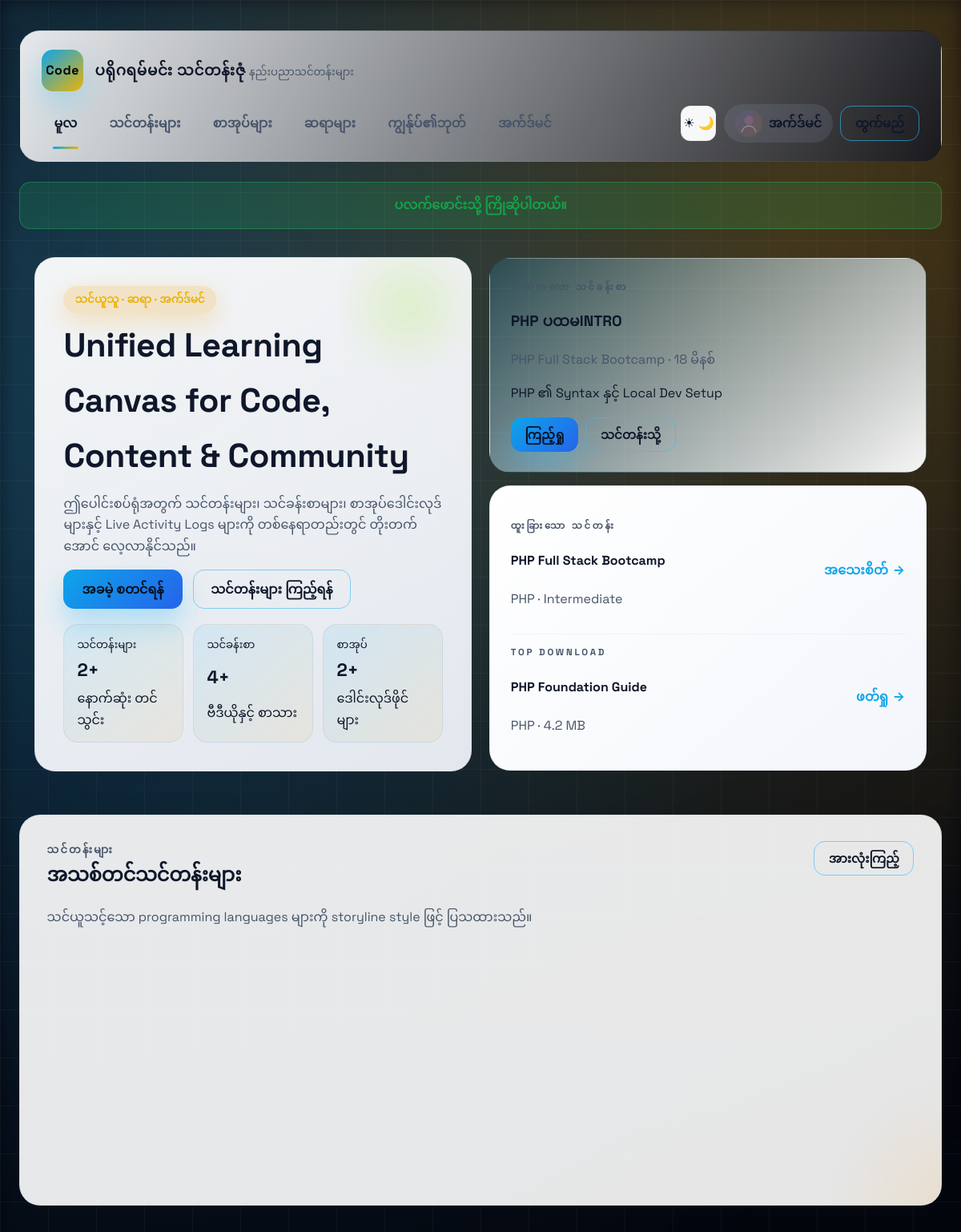
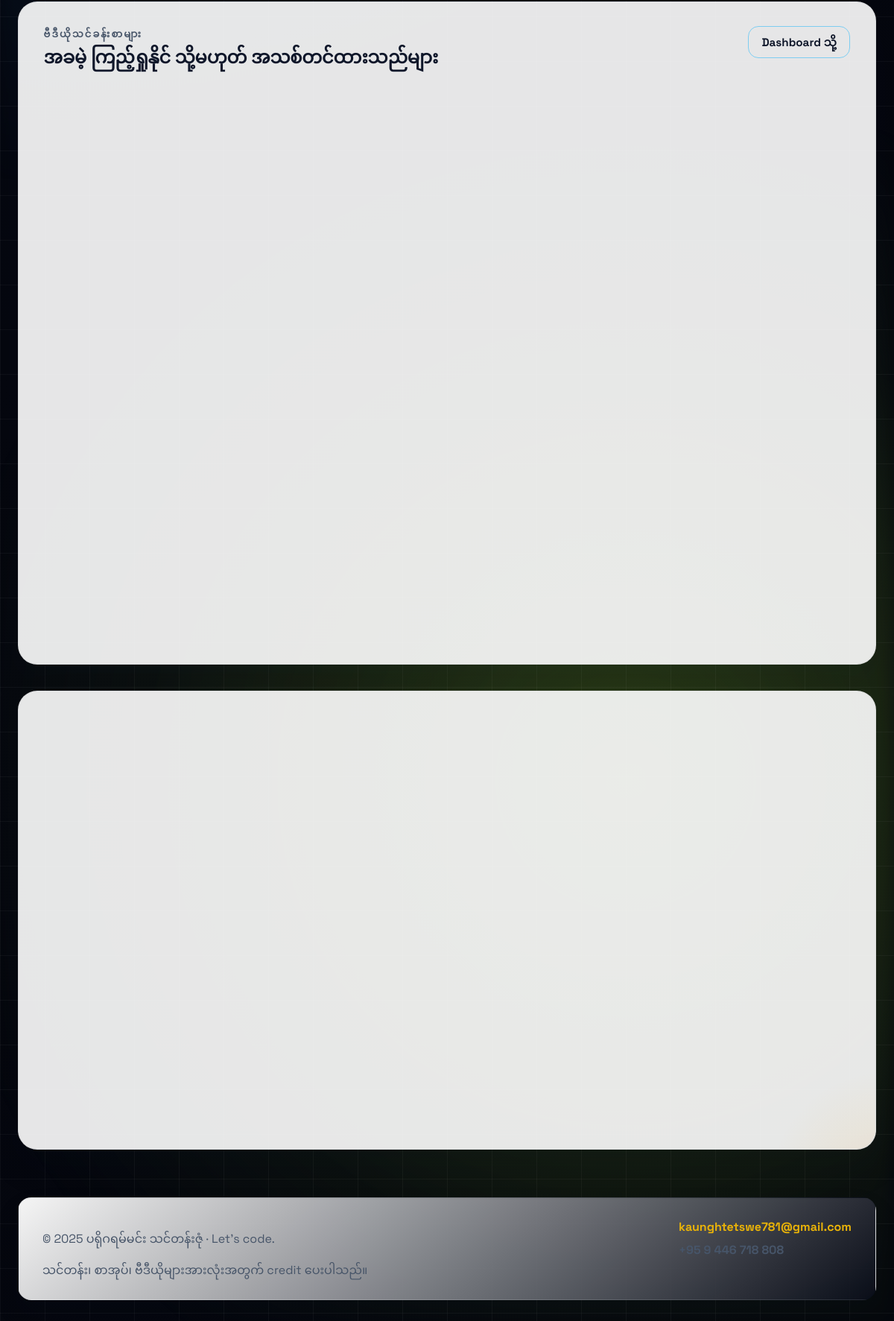
The page / (signed in) on the database its author committed (2 pictures, top to bottom).
### tables this page shows
CREATE TABLE IF NOT EXISTS users (
    id INT AUTO_INCREMENT PRIMARY KEY,
    name VARCHAR(120) NOT NULL,
    email VARCHAR(160) NOT NULL UNIQUE,
    password_hash VARCHAR(255) NOT NULL,
    avatar_path VARCHAR(255) DEFAULT NULL,
    role ENUM('student', 'instructor', 'admin') NOT NULL DEFAULT 'student',
    created_at TIMESTAMP DEFAULT CURRENT_TIMESTAMP
);

CREATE TABLE IF NOT EXISTS lessons (
    id INT AUTO_INCREMENT PRIMARY KEY,
    course_id INT NOT NULL,
    title VARCHAR(200) NOT NULL,
    summary TEXT,
    video_url VARCHAR(255) NOT NULL,
    video_file_path VARCHAR(255) NOT NULL,
    poster_url VARCHAR(255),
    duration_minutes INT DEFAULT 15,
    position INT DEFAULT 1,
    is_free TINYINT(1) DEFAULT 0,
    created_at TIMESTAMP DEFAULT CURRENT_TIMESTAMP,
    FOREIGN KEY (course_id) REFERENCES courses(id) ON DELETE CASCADE
);

CREATE TABLE IF NOT EXISTS courses (
    id INT AUTO_INCREMENT PRIMARY KEY,
    instructor_id INT NULL,
    language VARCHAR(80) NOT NULL,
    title VARCHAR(180) NOT NULL,
    description TEXT,
    level VARCHAR(50) DEFAULT 'Beginner',
    duration_weeks INT DEFAULT 6,
    price INT DEFAULT 0,
    created_at TIMESTAMP DEFAULT CURRENT_TIMESTAMP,
    FOREIGN KEY (instructor_id) REFERENCES instructors(id) ON DELETE SET NULL
);

CREATE TABLE IF NOT EXISTS books (
    id INT AUTO_INCREMENT PRIMARY KEY,
    title VARCHAR(200) NOT NULL,
    language VARCHAR(80) NOT NULL,
    description TEXT,
    file_path VARCHAR(255) NOT NULL,
    file_size VARCHAR(20) NOT NULL,
    cover_path VARCHAR(255) DEFAULT NULL,
    instructor_id INT NULL,
    created_at TIMESTAMP DEFAULT CURRENT_TIMESTAMP
    ,
    FOREIGN KEY (instructor_id) REFERENCES instructors(id) ON DELETE SET NULL
);

### includes/functions.php (called while the page is built, shortened)
<?php
function current_user(PDO $pdo): ?array
{
    static $cachedUser = null;
    if ($cachedUser && $cachedUser['id'] === $_SESSION['user_id']) {
        return $cachedUser;
    }
    $stmt = $pdo->prepare('SELECT * FROM users WHERE id = ? LIMIT 1');
    $stmt->execute([$_SESSION['user_id']]);
    $cachedUser = $stmt->fetch() ?: null;
    return $cachedUser;
}
function is_admin(PDO $pdo): bool
{
    $user = current_user($pdo);
    return $user && $user['role'] === 'admin';
}
function avatar_url(?array $user): string
{
    return 'assets/images/avatar-placeholder.svg';
}
function h(string $text): string
{
    return htmlspecialchars($text, ENT_QUOTES, 'UTF-8');
}
function get_flash(string $key): ?string
{
    if (!empty($_SESSION['flash'][$key])) {
        $message = $_SESSION['flash'][$key];
        return $message;
    }
    return null;
}
function excerpt(string $text, int $limit = 120): string
{
    $text = trim($text);
    if (function_exists('mb_strimwidth')) {
        return mb_strimwidth($text, 0, $limit, '...');
    }
    return strlen($text) > $limit ? substr($text, 0, $limit - 3) . '...' : $text;
}

### index.php (the view, shortened to what this page needs)
<?php
require __DIR__ . '/partials/header.php';
try {
    $courseStmt = $pdo->query('SELECT id, language, title, level, price FROM courses ORDER BY created_at DESC LIMIT 3');
    $courses = $courseStmt->fetchAll() ?: [];
} catch (PDOException $e) {
    $courses = [];
}
try {
    $bookStmt = $pdo->query('SELECT id, title, language, file_size FROM books ORDER BY created_at DESC LIMIT 3');
    $books = $bookStmt->fetchAll() ?: [];
} catch (PDOException $e) {
    $books = [];
}
try {
    $lessonStmt = $pdo->query('
        SELECT l.id, l.course_id, l.title, l.summary, l.duration_minutes, l.is_free, c.title AS course_title
        FROM lessons l
        JOIN courses c ON c.id = l.course_id
        ORDER BY l.created_at DESC, l.position ASC
        LIMIT 4
    ');
    $lessons = $lessonStmt->fetchAll() ?: [];
} catch (PDOException $e) {
    $lessons = [];
}
$featuredCourse = $courses[0] ?? null;
$featuredLesson = $lessons[0] ?? null;
$featuredBook = $books[0] ?? null;
?>
<section class="hero hero-grid">
    <div class="hero-lede reveal show">
        <span class="pill pill-glow">သင်ယူသူ · ဆရာ · အက်ဒ်မင်</span>
        <h1>Unified Learning Canvas for Code, Content & Community</h1>
        <p>ဤပေါင်းစပ်ရုံအတွက် သင်တန်းများ၊ သင်ခန်းစာများ၊ စာအုပ်ဒေါင်းလုဒ်များနှင့် Live Activity Logs များကို တစ်နေရာတည်းတွင် တိုးတက်အောင် လေ့လာနိုင်သည်။</p>
        <div class="cta-row">
            <a href="register.php" class="btn">အခမဲ့ စတင်ရန်</a>
            <a href="courses.php" class="btn-ghost">သင်တန်းများ ကြည့်ရန်</a>
        </div>
        <div class="hero-stats">
            <div class="stat-bubble">
                <small>သင်တန်းများ</small>
                <strong><?= count($courses); ?>+</strong>
                <span>နောက်ဆုံး တင်သွင်း</span>
            </div>
            <div class="stat-bubble">
                <small>သင်ခန်းစာ</small>
                <strong><?= count($lessons); ?>+</strong>
                <span>ဗီဒီယိုနှင့် စာသား</span>
            </div>
            <div class="stat-bubble">
                <small>စာအုပ်</small>
                <strong><?= count($books); ?>+</strong>
                <span>ဒေါင်းလုဒ်ဖိုင်များ</span>
            </div>
        </div>
    </div>
    <div class="hero-stack reveal show">
        <div class="panel-card panel-highlight">
            <div class="panel-label">လတ်တလော သင်ခန်းစာ</div>
            <?php if ($featuredLesson): ?>
                <h3><?= h($featuredLesson['title']); ?></h3>
                <p class="muted-text"><?= h($featuredLesson['course_title']); ?> · <?= h($featuredLesson['duration_minutes']); ?> မိနစ်</p>
                <p><?= h(excerpt($featuredLesson['summary'] ?? '', 110)); ?></p>
                <div class="panel-actions">
                    <a class="btn btn-small" href="watch_lesson.php?id=<?= $featuredLesson['id']; ?>">ကြည့်ရှု</a>
                    <a class="btn-ghost btn-small" href="course.php?id=<?= $featuredLesson['course_id']; ?>">သင်တန်းသို့</a>
                </div>
            <?php else: ?>
                <h3>သင်ခန်းစာများ မရှိသေးပါ</h3>
                <p class="muted-text">schema.sql အတိုင်း ထည့်သွင်းပြီး စတင်ပါ။</p>
            <?php endif; ?>
        </div>
        <div class="panel-card panel-compact">
            <div class="panel-row">
                <div>
                    <div class="panel-label">ထူးခြားသော သင်တန်း</div>
                    <h4><?= $featuredCourse ? h($featuredCourse['title']) : 'သင်တန်း ထည့်ရန်'; ?></h4>
                    <p class="muted-text"><?= $featuredCourse ? h($featuredCourse['language'] . ' · ' . $featuredCourse['level']) : 'admin panel မှ ထည့်သွင်းပါ'; ?></p>
                </div>
                <?php if ($featuredCourse): ?>
                    <a class="chip-link" href="course.php?id=<?= $featuredCourse['id']; ?>">အသေးစိတ်</a>
                <?php else: ?>
                    <a class="chip-link" href="admin.php">ထည့်သွင်း</a>
                <?php endif; ?>
            </div>
            <div class="panel-row">
                <div>
                    <div class="panel-label">Top Download</div>
                    <h4><?= $featuredBook ? h($featuredBook['title']) : 'စာအုပ်မရှိသေး'; ?></h4>
                    <p class="muted-text"><?= $featuredBook ? h($featuredBook['language'] . ' · ' . $featuredBook['file_size'] . ' MB') : 'books table ထည့်ပါ'; ?></p>
                </div>
                <a class="chip-link" href="books.php">ဖတ်ရှု</a>
            </div>
        </div>
    </div>
</section>
<section class="section">
    <div class="section-header">
        <div>
            <div class="eyebrow">သင်တန်းများ</div>
            <h2>အသစ်တင်သင်တန်းများ</h2>
            <p class="muted-text">သင်ယူသင့်သော programming languages များကို storyline style ဖြင့် ပြသထားသည်။</p>
        </div>
        <a href="courses.php" class="btn-ghost btn-small">အားလုံးကြည့်</a>
    </div>
    <div class="cards">
    </div>
</section>
<section class="section">
    <div class="section-header">
        <div>
            <div class="eyebrow">ဗီဒီယိုသင်ခန်းစာများ</div>
            <h2>အခမဲ့ ကြည့်ရှုနိုင် သို့မဟုတ် အသစ်တင်ထားသည်များ</h2>
        </div>
        <a href="dashboard.php" class="btn-ghost btn-small">Dashboard သို့</a>
    </div>
    <div class="cards">
    </div>
</section>
<section class="section">
    <div class="two-column">
    </div>
</section>
<?php require __DIR__ . '/partials/footer.php'; ?>

### partials/header.php (shortened to what this page needs)
<?php
require_once __DIR__ . '/../includes/functions.php';
$currentUser = current_user($pdo);
$flashSuccess = get_flash('success');
?>
<!DOCTYPE html>
<html lang="my">
<head>
    <link rel="stylesheet" href="assets/css/style.css?v=3">
</head>
<body data-theme="dark">
<div class="site-shell">
    <header class="site-header">
        <a class="brand" href="index.php">
            <span class="brand-badge">Code</span>
            <div class="brand-meta">
                <strong><?= APP_TITLE; ?></strong>
                <small>နည်းပညာသင်တန်းများ</small>
            </div>
        </a>
        <nav class="main-nav">
            <div class="nav-links">
                <a href="index.php"<?= basename($_SERVER['PHP_SELF']) === 'index.php' ? ' class="active"' : ''; ?>>မူလ</a>
                <a href="courses.php"<?= basename($_SERVER['PHP_SELF']) === 'courses.php' ? ' class="active"' : ''; ?>>သင်တန်းများ</a>
                <a href="books.php"<?= basename($_SERVER['PHP_SELF']) === 'books.php' ? ' class="active"' : ''; ?>>စာအုပ်များ</a>
                <a href="instructors.php"<?= basename($_SERVER['PHP_SELF']) === 'instructors.php' ? ' class="active"' : ''; ?>>ဆရာများ</a>
                <?php if ($currentUser): ?>
                    <a href="dashboard.php"<?= basename($_SERVER['PHP_SELF']) === 'dashboard.php' ? ' class="active"' : ''; ?>>ကျွန်ုပ်၏ဘုတ်</a>
                    <?php if (is_admin($pdo)): ?>
                        <a href="admin.php"<?= basename($_SERVER['PHP_SELF']) === 'admin.php' ? ' class="active"' : ''; ?>>အက်ဒ်မင်</a>
                    <?php endif; ?>
                <?php endif; ?>
            </div>
            <div class="nav-actions">
                <button class="theme-toggle" type="button" id="themeToggle" aria-label="Toggle theme">
                    <span class="sun">☀</span><span class="moon">🌙</span>
                </button>
                <?php if ($currentUser): ?>
                    <a class="avatar-chip" href="dashboard.php">
                        <img src="<?= avatar_url($currentUser); ?>" alt="<?= h($currentUser['name']); ?>">
                        <span><?= h($currentUser['name']); ?></span>
                    </a>
                    <a href="logout.php" class="btn-ghost btn-small">ထွက်မည်</a>
                <?php else: ?>
                    <a href="register.php" class="btn btn-small">စာရင်းသွင်း</a>
                    <a href="login.php" class="btn-ghost btn-small">လော့ဂ်အင်</a>
                <?php endif; ?>
            </div>
        </nav>
    </header>
    <?php if ($flashSuccess): ?>
        <div class="flash flash-success"><?= h($flashSuccess); ?></div>
    <?php endif; ?>
    <main class="site-main">

### rows shown on the page
users: name "အက်ဒ်မင်"
lessons: title "PHP ပထမINTRO", duration_minutes "18", summary "PHP ၏ Syntax နှင့် Local Dev Setup"
courses: title "PHP Full Stack Bootcamp", language+level "PHP · Intermediate"
books: title "PHP Foundation Guide", language+file_size "PHP · 4.2 MB"

### other values the page prints
APP_TITLE "ပရိုဂရမ်မင်း သင်တန်းဇုံ"
$flashSuccess "ပလက်ဖောင်းသို့ ကြိုဆိုပါတယ်။"
count($courses) "2"
count($lessons) "4"
count($books) "2"
